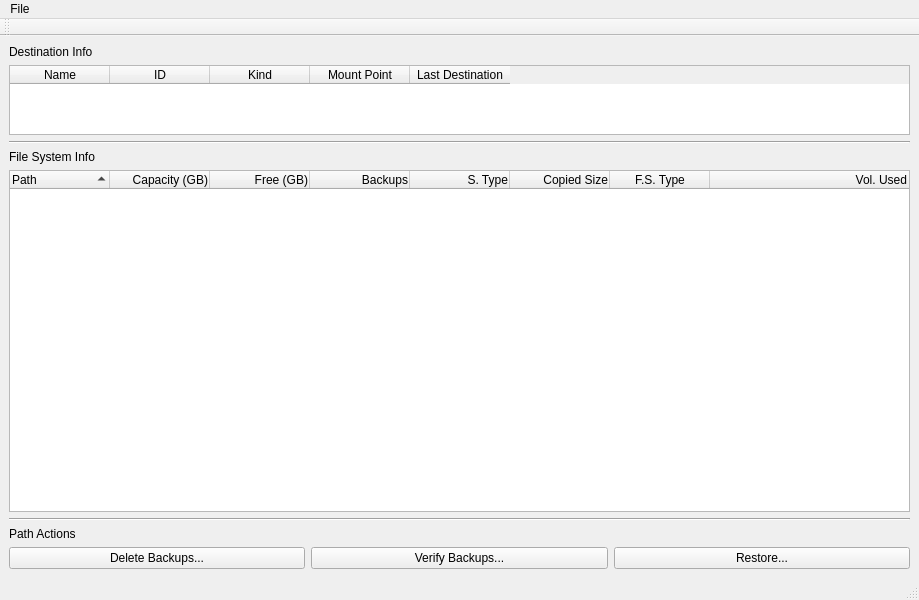
<?xml version="1.0" encoding="UTF-8"?>
<ui version="4.0">
 <class>MainWindow</class>
 <widget class="QMainWindow" name="MainWindow">
  <property name="geometry">
   <rect>
    <x>0</x>
    <y>0</y>
    <width>919</width>
    <height>600</height>
   </rect>
  </property>
  <property name="windowTitle">
   <string>Time Machine Helper</string>
  </property>
  <property name="unifiedTitleAndToolBarOnMac">
   <bool>true</bool>
  </property>
  <widget class="QWidget" name="centralwidget">
   <layout class="QVBoxLayout" name="verticalLayout_2">
    <item>
     <layout class="QVBoxLayout" name="verticalLayout">
      <item>
       <widget class="QLabel" name="destinationInfoLabel">
        <property name="text">
         <string>Destination Info</string>
        </property>
       </widget>
      </item>
      <item>
       <widget class="DestinationsWidget" name="destinationsWidget">
        <property name="sizePolicy">
         <sizepolicy hsizetype="Expanding" vsizetype="Fixed">
          <horstretch>0</horstretch>
          <verstretch>0</verstretch>
         </sizepolicy>
        </property>
        <property name="sizeAdjustPolicy">
         <enum>QAbstractScrollArea::AdjustToContents</enum>
        </property>
        <property name="sortingEnabled">
         <bool>true</bool>
        </property>
        <attribute name="horizontalHeaderCascadingSectionResizes">
         <bool>true</bool>
        </attribute>
        <attribute name="verticalHeaderMinimumSectionSize">
         <number>30</number>
        </attribute>
        <attribute name="verticalHeaderDefaultSectionSize">
         <number>30</number>
        </attribute>
        <column>
         <property name="text">
          <string>Name</string>
         </property>
        </column>
        <column>
         <property name="text">
          <string>ID</string>
         </property>
        </column>
        <column>
         <property name="text">
          <string>Kind</string>
         </property>
        </column>
        <column>
         <property name="text">
          <string>Mount Point</string>
         </property>
        </column>
        <column>
         <property name="text">
          <string>Last Destination</string>
         </property>
        </column>
       </widget>
      </item>
      <item>
       <widget class="Line" name="line">
        <property name="orientation">
         <enum>Qt::Horizontal</enum>
        </property>
       </widget>
      </item>
      <item>
       <widget class="QLabel" name="fileSystemInfoLabel">
        <property name="text">
         <string>File System Info</string>
        </property>
       </widget>
      </item>
      <item>
       <widget class="QTreeWidget" name="mountPointsWidget">
        <property name="sizePolicy">
         <sizepolicy hsizetype="Expanding" vsizetype="Expanding">
          <horstretch>0</horstretch>
          <verstretch>0</verstretch>
         </sizepolicy>
        </property>
        <property name="minimumSize">
         <size>
          <width>441</width>
          <height>0</height>
         </size>
        </property>
        <property name="styleSheet">
         <string notr="true"/>
        </property>
        <property name="indentation">
         <number>10</number>
        </property>
        <property name="sortingEnabled">
         <bool>true</bool>
        </property>
        <attribute name="headerShowSortIndicator" stdset="0">
         <bool>true</bool>
        </attribute>
        <column>
         <property name="text">
          <string>Path</string>
         </property>
         <property name="toolTip">
          <string>Path from mount point shown in destination info.</string>
         </property>
        </column>
        <column>
         <property name="text">
          <string>Capacity (GB)</string>
         </property>
         <property name="toolTip">
          <string>Capacity of the filesystem in gigabytes.</string>
         </property>
         <property name="textAlignment">
          <set>AlignTrailing|AlignVCenter</set>
         </property>
        </column>
        <column>
         <property name="text">
          <string>Free (GB)</string>
         </property>
         <property name="toolTip">
          <string>Free space of the filesystem in gigabytes.</string>
         </property>
         <property name="textAlignment">
          <set>AlignTrailing|AlignVCenter</set>
         </property>
        </column>
        <column>
         <property name="text">
          <string>Backups</string>
         </property>
         <property name="textAlignment">
          <set>AlignTrailing|AlignVCenter</set>
         </property>
        </column>
        <column>
         <property name="text">
          <string>S. Type</string>
         </property>
         <property name="toolTip">
          <string>Snapshot type.</string>
         </property>
         <property name="textAlignment">
          <set>AlignTrailing|AlignVCenter</set>
         </property>
        </column>
        <column>
         <property name="text">
          <string>Copied Size</string>
         </property>
         <property name="toolTip">
          <string>Amount of data copied in megabytes.</string>
         </property>
         <property name="textAlignment">
          <set>AlignTrailing|AlignVCenter</set>
         </property>
        </column>
        <column>
         <property name="text">
          <string>F.S. Type</string>
         </property>
         <property name="toolTip">
          <string>File system type name.</string>
         </property>
         <property name="textAlignment">
          <set>AlignCenter</set>
         </property>
        </column>
        <column>
         <property name="text">
          <string>Vol. Used</string>
         </property>
         <property name="textAlignment">
          <set>AlignTrailing|AlignVCenter</set>
         </property>
        </column>
       </widget>
      </item>
      <item>
       <widget class="Line" name="line_2">
        <property name="orientation">
         <enum>Qt::Horizontal</enum>
        </property>
       </widget>
      </item>
      <item>
       <widget class="QLabel" name="availableActionsLabel">
        <property name="toolTip">
         <string>Path based actions. Note that these actions are only available when one or more paths are selected.</string>
        </property>
        <property name="text">
         <string>Path Actions</string>
        </property>
       </widget>
      </item>
      <item>
       <layout class="QHBoxLayout" name="availableActionsLayout">
        <item>
         <widget class="QPushButton" name="deletingPushButton">
          <property name="toolTip">
           <string>Deletes selected backups.</string>
          </property>
          <property name="text">
           <string>Delete Backups...</string>
          </property>
         </widget>
        </item>
        <item>
         <widget class="QPushButton" name="verifyingPushButton">
          <property name="toolTip">
           <string>Verifies selected backups.</string>
          </property>
          <property name="text">
           <string>Verify Backups...</string>
          </property>
         </widget>
        </item>
        <item>
         <widget class="QPushButton" name="restoringPushButton">
          <property name="toolTip">
           <string>Restores selected paths to a chosen path.</string>
          </property>
          <property name="text">
           <string>Restore...</string>
          </property>
         </widget>
        </item>
       </layout>
      </item>
     </layout>
    </item>
   </layout>
  </widget>
  <widget class="QMenuBar" name="menubar">
   <property name="geometry">
    <rect>
     <x>0</x>
     <y>0</y>
     <width>919</width>
     <height>24</height>
    </rect>
   </property>
   <widget class="QMenu" name="menuActions">
    <property name="title">
     <string>File</string>
    </property>
    <addaction name="actionAbout"/>
    <addaction name="actionPreferences"/>
   </widget>
   <addaction name="menuActions"/>
  </widget>
  <widget class="QStatusBar" name="statusbar"/>
  <widget class="QToolBar" name="toolBar">
   <property name="windowTitle">
    <string>toolBar</string>
   </property>
   <attribute name="toolBarArea">
    <enum>TopToolBarArea</enum>
   </attribute>
   <attribute name="toolBarBreak">
    <bool>false</bool>
   </attribute>
  </widget>
  <action name="actionAbout">
   <property name="text">
    <string>About</string>
   </property>
  </action>
  <action name="actionQuit">
   <property name="text">
    <string>Quit</string>
   </property>
  </action>
  <action name="actionPreferences">
   <property name="text">
    <string>Preferences</string>
   </property>
  </action>
 </widget>
 <customwidgets>
  <customwidget>
   <class>DestinationsWidget</class>
   <extends>QTableWidget</extends>
   <header>destinationswidget.h</header>
  </customwidget>
 </customwidgets>
 <resources/>
 <connections/>
</ui>
